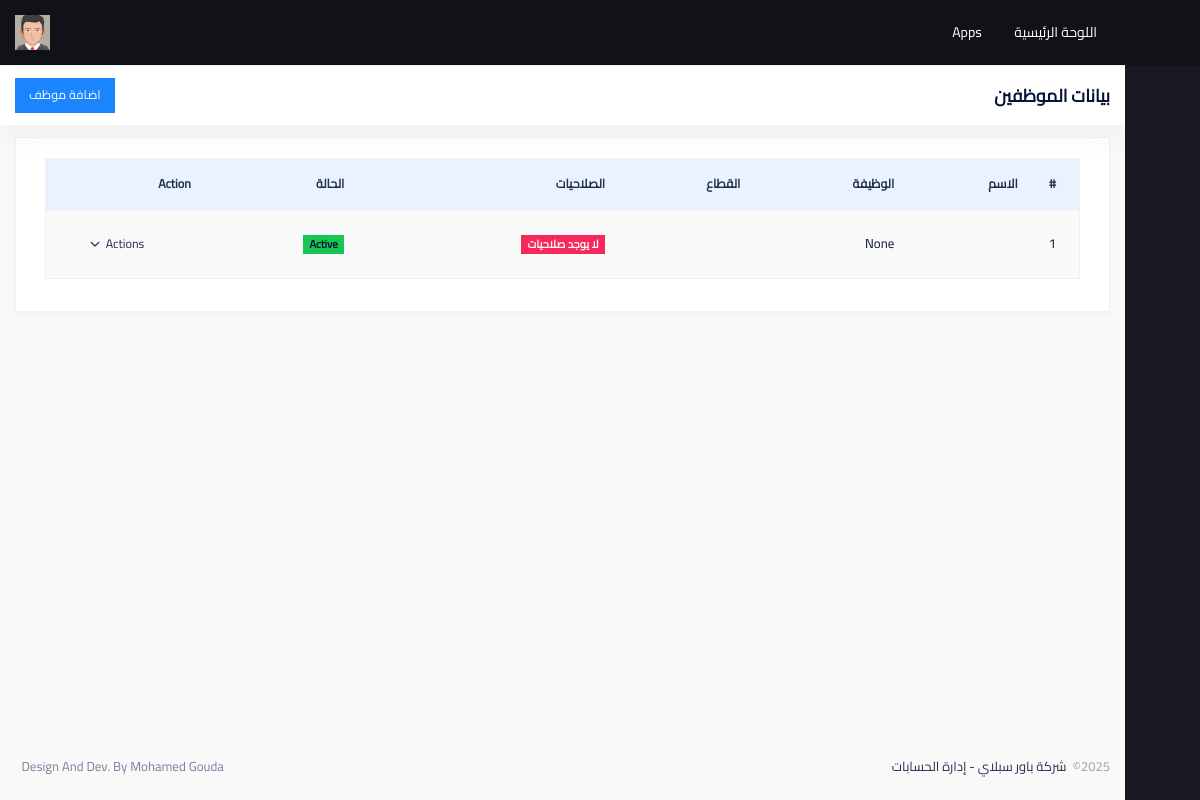
The page /userauths/users/ (signed in) on the database as committed earlier.
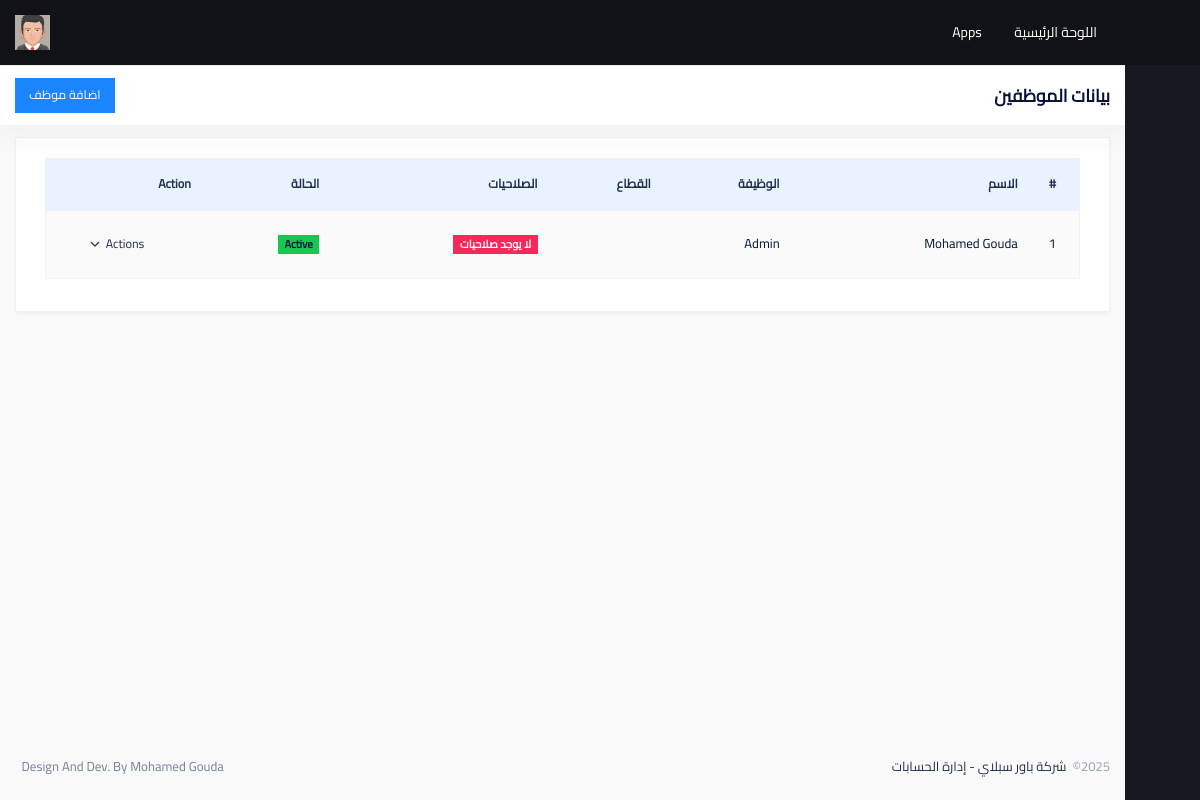
The same page on the database as committed later.
### userauths/models.py (models this page shows, shortened)
class User(AbstractUser):
    full_name = models.CharField(max_length=100)
    job = models.CharField(max_length=100,null=True, blank=True)
    email = models.EmailField(unique=True)
    image = models.ImageField(upload_to='users_images', default="users_images/default.jpg")
    first_name = None
    last_name = None

### userauths/views.py (the view)
# urls.py: path('users/',login_required(views.show_users),name='users'),
@login_required
@permission_required('userauths.view_user', raise_exception=True)
def show_users (request):
    users = User.objects.all()
    context = {
        'users' : users,
    }
    return render (request, 'users-list.html', context)

### userauths/templates/users-list.html (shortened to what this page needs)
{% extends 'base.html' %}
{% load static %}
{% block css %}
<link href="{% static 'assets/plugins/custom/datatables/datatables.bundle.css' %}" rel="stylesheet" type="text/css"/>
{% endblock css %}
{% block content %}
<div class="content d-flex flex-column flex-column-fluid" id="kt_content">
    <div class="toolbar" id="kt_toolbar">
        <div id="kt_toolbar_container" class="container-fluid d-flex flex-stack">
            <div data-kt-swapper="true" data-kt-swapper-mode="prepend" data-kt-swapper-parent="{default: '#kt_content_container', 'lg': '#kt_toolbar_container'}" class="page-title d-flex align-items-center me-3 flex-wrap lh-1">
                <h1 class="d-flex align-items-center text-gray-900 fw-bold my-1 fs-3"> بيانات الموظفين </h1>
            </div>
            <div class="d-flex align-items-center py-1">
                <a href="#" class="btn btn-sm btn-primary"> اضافة موظف </a>
            </div>
        </div>
    </div>
    <div class="post d-flex flex-column-fluid" id="kt_post">
        <div id="kt_content_container" class="container-xxl">
            <div class="card">
                <div class="card-body p-0">
                    <div class="card-px py-3 my-3">
                        <table id="kt_datatable_dom_positioning" class="table table-striped table-row-bordered gy-5 gs-7 border rounded">
                            <thead class="bg-light-primary">
                                <tr class="fw-bold fs-7 text-gray-800 px-7">
                                    <th data-ordering="false" style="width:5%;">#</th>
                                    <th>الاسم</th>
                                    <th> الوظيفة </th>
                                    <th >القطاع</th>
                                    <th >الصلاحيات</th>
                                    <th>الحالة</th>
                                    <th style="width:15%;">Action</th>
                                </tr>
                            </thead>
                            <tbody>
                                {% for user in users %}
                                    <tr>
                                        <td>{{ forloop.counter }}</td>
                                        <td>{{ user.full_name }}</td>
                                        <td>{{ user.job}}</td>
                                        <td>{{ user.department}}</td>
                                        <td>
                                            {% for group in user.groups.all %}
                                                <span class="badge bg-success"> {{ group.name }} </span> {% if not forloop.last %}, {% endif %}
                                            {% empty %}
                                                <span class="badge bg-danger text-light"> لا يوجد صلاحيات </span>
                                            {% endfor %}
                                        </td>
                                        {% if user.is_active is True %}
                                        <td><span class="badge bg-success">Active</span></td>
                                        {% elif user.is_active is False %}
                                        <td><span class="badge bg-danger text-light">DeActive</span></td>
                                        {% endif %}
                                        <td class="text-end">
                                            <a href="#" class="btn btn-sm btn-light btn-flex btn-center btn-active-light-primary" data-kt-menu-trigger="click" data-kt-menu-placement="bottom-end">Actions
                                            <i class="ki-duotone ki-down fs-5 ms-1"></i></a>
                                        </td>
                                    </tr>
                                    {% endfor %}
                            </tbody>
                        </table>
                    </div>
                </div>
            </div>
        </div>
    </div>
</div>
{% endblock content %}

### templates/partials/top_menu.html (shortened to what this page needs)
<div class="d-flex align-items-stretch justify-content-between flex-lg-grow-1">
    <div class="d-flex align-items-stretch" id="kt_header_nav">
        <div class="header-menu align-items-stretch" data-kt-drawer="true" data-kt-drawer-name="header-menu" data-kt-drawer-activate="{default: true, lg: false}" data-kt-drawer-overlay="true" data-kt-drawer-width="{default:'200px', '300px': '250px'}" data-kt-drawer-direction="end" data-kt-drawer-toggle="#kt_header_menu_mobile_toggle" data-kt-swapper="true" data-kt-swapper-mode="prepend" data-kt-swapper-parent="{default: '#kt_body', lg: '#kt_header_nav'}">
            <div class="menu menu-rounded menu-column menu-lg-row menu-root-here-bg-desktop menu-active-bg menu-state-primary menu-title-gray-800 menu-arrow-gray-500 align-items-stretch my-5 my-lg-0 px-2 px-lg-0 fw-semibold fs-6" id="#kt_header_menu" data-kt-menu="true">
                <div class="menu-item here me-0 me-lg-2">
                    <span class="menu-link py-3">
                        <a href="{% url 'dashboard:dashboard' %}">
                            <span class="menu-title">اللوحة الرئيسية</span>
                        </a>
                    </span>
                </div>
                <div data-kt-menu-trigger="{default: 'click', lg: 'hover'}" data-kt-menu-placement="bottom-end" class="menu-item here show menu-lg-down-accordion menu-sub-lg-down-indention me-0 me-lg-2">
                    <span class="menu-link py-3">
                        <span class="menu-title">Apps</span>
                    </span>
                </div>
            </div>
        </div>
    </div>
    <div class="topbar d-flex align-items-stretch flex-shrink-0">
        <div class="d-flex align-items-center">
            <a href="#" class="topbar-item px-3 px-lg-4" data-kt-menu-trigger="{default:'click', lg: 'hover'}" data-kt-menu-attach="parent" data-kt-menu-placement="bottom-end">
                <i class="ki-outline ki-night-day theme-light-show fs-1"></i>
            </a>
        </div>
        <div class="d-flex align-items-stretch" id="kt_header_user_menu_toggle">
            <div class="topbar-item cursor-pointer symbol px-3 px-lg-5 me-n3 me-lg-n5 symbol-30px symbol-md-35px" data-kt-menu-trigger="click" data-kt-menu-attach="parent" data-kt-menu-placement="bottom-end" data-kt-menu-flip="bottom">
                <img src="{{ request.user.image.url }}" alt="metronic" />
            </div>
        </div>
    </div>
</div>

Rows that differ between the two databases and show on the page:
changed User: full_name (not shown) → "Mohamed Gouda"; job "None" → "Admin"
